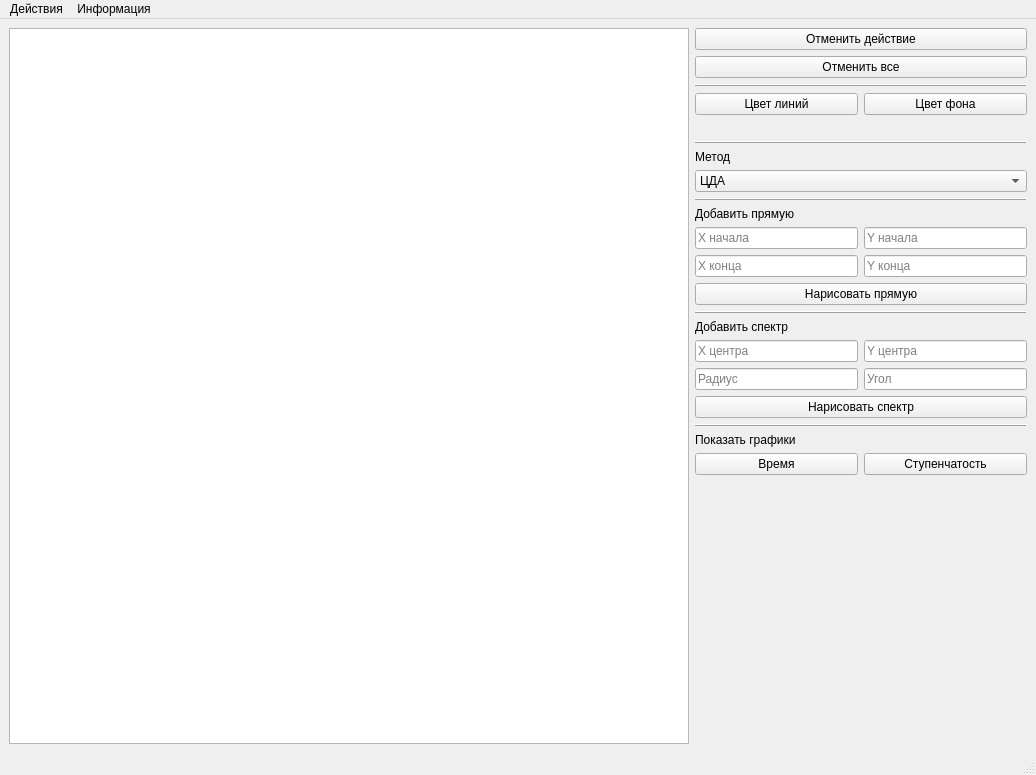
<?xml version="1.0" encoding="UTF-8"?>
<ui version="4.0">
 <class>MainWindow</class>
 <widget class="QMainWindow" name="MainWindow">
  <property name="geometry">
   <rect>
    <x>0</x>
    <y>0</y>
    <width>1036</width>
    <height>775</height>
   </rect>
  </property>
  <property name="minimumSize">
   <size>
    <width>1036</width>
    <height>775</height>
   </size>
  </property>
  <property name="windowTitle">
   <string>КГ Лабораторная работа №3</string>
  </property>
  <property name="autoFillBackground">
   <bool>false</bool>
  </property>
  <widget class="QWidget" name="centralwidget">
   <layout class="QHBoxLayout" name="horizontalLayout_7">
    <item>
     <widget class="QGraphicsView" name="canvas">
      <property name="sizePolicy">
       <sizepolicy hsizetype="Expanding" vsizetype="Expanding">
        <horstretch>0</horstretch>
        <verstretch>0</verstretch>
       </sizepolicy>
      </property>
      <property name="cursor" stdset="0">
       <cursorShape>CrossCursor</cursorShape>
      </property>
      <property name="verticalScrollBarPolicy">
       <enum>Qt::ScrollBarAlwaysOff</enum>
      </property>
      <property name="horizontalScrollBarPolicy">
       <enum>Qt::ScrollBarAlwaysOff</enum>
      </property>
     </widget>
    </item>
    <item>
     <layout class="QVBoxLayout" name="verticalLayout_3">
      <item>
       <widget class="QPushButton" name="cancelButton">
        <property name="sizePolicy">
         <sizepolicy hsizetype="Minimum" vsizetype="Fixed">
          <horstretch>0</horstretch>
          <verstretch>0</verstretch>
         </sizepolicy>
        </property>
        <property name="minimumSize">
         <size>
          <width>332</width>
          <height>0</height>
         </size>
        </property>
        <property name="maximumSize">
         <size>
          <width>200</width>
          <height>16777215</height>
         </size>
        </property>
        <property name="text">
         <string>Отменить действие</string>
        </property>
       </widget>
      </item>
      <item>
       <widget class="QPushButton" name="clearButton">
        <property name="maximumSize">
         <size>
          <width>1600043</width>
          <height>16777215</height>
         </size>
        </property>
        <property name="text">
         <string>Отменить все</string>
        </property>
       </widget>
      </item>
      <item>
       <widget class="Line" name="line_5">
        <property name="frameShadow">
         <enum>QFrame::Raised</enum>
        </property>
        <property name="lineWidth">
         <number>1</number>
        </property>
        <property name="orientation">
         <enum>Qt::Horizontal</enum>
        </property>
       </widget>
      </item>
      <item>
       <layout class="QHBoxLayout" name="horizontalLayout_6">
        <item>
         <layout class="QVBoxLayout" name="verticalLayout">
          <item>
           <widget class="QPushButton" name="lineColorButton">
            <property name="text">
             <string>Цвет линий</string>
            </property>
           </widget>
          </item>
          <item>
           <widget class="QLabel" name="lineColorBox">
            <property name="text">
             <string/>
            </property>
           </widget>
          </item>
         </layout>
        </item>
        <item>
         <layout class="QVBoxLayout" name="verticalLayout_2">
          <item>
           <widget class="QPushButton" name="bgColorButton">
            <property name="text">
             <string>Цвет фона</string>
            </property>
           </widget>
          </item>
          <item>
           <widget class="QLabel" name="bgColorBox">
            <property name="text">
             <string/>
            </property>
           </widget>
          </item>
         </layout>
        </item>
       </layout>
      </item>
      <item>
       <widget class="Line" name="line_3">
        <property name="frameShadow">
         <enum>QFrame::Raised</enum>
        </property>
        <property name="orientation">
         <enum>Qt::Horizontal</enum>
        </property>
       </widget>
      </item>
      <item>
       <widget class="QLabel" name="label_4">
        <property name="text">
         <string>Метод</string>
        </property>
       </widget>
      </item>
      <item>
       <widget class="QComboBox" name="methodBox">
        <item>
         <property name="text">
          <string>ЦДА</string>
         </property>
        </item>
        <item>
         <property name="text">
          <string>Брезенхем (целые)</string>
         </property>
        </item>
        <item>
         <property name="text">
          <string>Брезенхем (вещественные)</string>
         </property>
        </item>
        <item>
         <property name="text">
          <string>Брезенхем (сглаживание)</string>
         </property>
        </item>
        <item>
         <property name="text">
          <string>Ву</string>
         </property>
        </item>
       </widget>
      </item>
      <item>
       <widget class="Line" name="line">
        <property name="frameShadow">
         <enum>QFrame::Raised</enum>
        </property>
        <property name="lineWidth">
         <number>1</number>
        </property>
        <property name="orientation">
         <enum>Qt::Horizontal</enum>
        </property>
       </widget>
      </item>
      <item>
       <widget class="QLabel" name="label">
        <property name="text">
         <string>Добавить прямую</string>
        </property>
       </widget>
      </item>
      <item>
       <layout class="QHBoxLayout" name="horizontalLayout">
        <item>
         <widget class="QLineEdit" name="lineXStartInput">
          <property name="sizePolicy">
           <sizepolicy hsizetype="Minimum" vsizetype="Fixed">
            <horstretch>0</horstretch>
            <verstretch>0</verstretch>
           </sizepolicy>
          </property>
          <property name="minimumSize">
           <size>
            <width>0</width>
            <height>0</height>
           </size>
          </property>
          <property name="maximumSize">
           <size>
            <width>454636</width>
            <height>16777215</height>
           </size>
          </property>
          <property name="text">
           <string/>
          </property>
          <property name="placeholderText">
           <string>X начала</string>
          </property>
         </widget>
        </item>
        <item>
         <widget class="QLineEdit" name="lineYStartInput">
          <property name="sizePolicy">
           <sizepolicy hsizetype="Minimum" vsizetype="Fixed">
            <horstretch>0</horstretch>
            <verstretch>0</verstretch>
           </sizepolicy>
          </property>
          <property name="minimumSize">
           <size>
            <width>0</width>
            <height>0</height>
           </size>
          </property>
          <property name="maximumSize">
           <size>
            <width>454636</width>
            <height>16777215</height>
           </size>
          </property>
          <property name="placeholderText">
           <string>Y начала</string>
          </property>
         </widget>
        </item>
       </layout>
      </item>
      <item>
       <layout class="QHBoxLayout" name="horizontalLayout_2">
        <item>
         <widget class="QLineEdit" name="lineXEndInput">
          <property name="sizePolicy">
           <sizepolicy hsizetype="Minimum" vsizetype="Fixed">
            <horstretch>0</horstretch>
            <verstretch>0</verstretch>
           </sizepolicy>
          </property>
          <property name="minimumSize">
           <size>
            <width>0</width>
            <height>0</height>
           </size>
          </property>
          <property name="maximumSize">
           <size>
            <width>454636</width>
            <height>16777215</height>
           </size>
          </property>
          <property name="text">
           <string/>
          </property>
          <property name="placeholderText">
           <string>X конца</string>
          </property>
         </widget>
        </item>
        <item>
         <widget class="QLineEdit" name="lineYEndInput">
          <property name="sizePolicy">
           <sizepolicy hsizetype="Minimum" vsizetype="Fixed">
            <horstretch>0</horstretch>
            <verstretch>0</verstretch>
           </sizepolicy>
          </property>
          <property name="minimumSize">
           <size>
            <width>0</width>
            <height>0</height>
           </size>
          </property>
          <property name="maximumSize">
           <size>
            <width>454636</width>
            <height>16777215</height>
           </size>
          </property>
          <property name="text">
           <string/>
          </property>
          <property name="placeholderText">
           <string>Y конца</string>
          </property>
         </widget>
        </item>
       </layout>
      </item>
      <item>
       <widget class="QPushButton" name="addLineButton">
        <property name="maximumSize">
         <size>
          <width>1600043</width>
          <height>16777215</height>
         </size>
        </property>
        <property name="text">
         <string>Нарисовать прямую</string>
        </property>
       </widget>
      </item>
      <item>
       <widget class="Line" name="line_2">
        <property name="frameShadow">
         <enum>QFrame::Raised</enum>
        </property>
        <property name="orientation">
         <enum>Qt::Horizontal</enum>
        </property>
       </widget>
      </item>
      <item>
       <widget class="QLabel" name="label_2">
        <property name="text">
         <string>Добавить спектр</string>
        </property>
       </widget>
      </item>
      <item>
       <layout class="QHBoxLayout" name="horizontalLayout_3">
        <item>
         <widget class="QLineEdit" name="spectreXCentreInput">
          <property name="sizePolicy">
           <sizepolicy hsizetype="Minimum" vsizetype="Fixed">
            <horstretch>0</horstretch>
            <verstretch>0</verstretch>
           </sizepolicy>
          </property>
          <property name="minimumSize">
           <size>
            <width>0</width>
            <height>0</height>
           </size>
          </property>
          <property name="maximumSize">
           <size>
            <width>454636</width>
            <height>16777215</height>
           </size>
          </property>
          <property name="text">
           <string/>
          </property>
          <property name="placeholderText">
           <string>X центра</string>
          </property>
         </widget>
        </item>
        <item>
         <widget class="QLineEdit" name="spectreYCentreInput">
          <property name="sizePolicy">
           <sizepolicy hsizetype="Minimum" vsizetype="Fixed">
            <horstretch>0</horstretch>
            <verstretch>0</verstretch>
           </sizepolicy>
          </property>
          <property name="minimumSize">
           <size>
            <width>0</width>
            <height>0</height>
           </size>
          </property>
          <property name="maximumSize">
           <size>
            <width>454636</width>
            <height>16777215</height>
           </size>
          </property>
          <property name="text">
           <string/>
          </property>
          <property name="placeholderText">
           <string>Y центра</string>
          </property>
         </widget>
        </item>
       </layout>
      </item>
      <item>
       <layout class="QHBoxLayout" name="horizontalLayout_4">
        <item>
         <widget class="QLineEdit" name="spectreRadiusInput">
          <property name="sizePolicy">
           <sizepolicy hsizetype="Minimum" vsizetype="Fixed">
            <horstretch>0</horstretch>
            <verstretch>0</verstretch>
           </sizepolicy>
          </property>
          <property name="minimumSize">
           <size>
            <width>0</width>
            <height>0</height>
           </size>
          </property>
          <property name="maximumSize">
           <size>
            <width>454636</width>
            <height>16777215</height>
           </size>
          </property>
          <property name="text">
           <string/>
          </property>
          <property name="placeholderText">
           <string>Радиус</string>
          </property>
         </widget>
        </item>
        <item>
         <widget class="QLineEdit" name="spectreAngleInput">
          <property name="sizePolicy">
           <sizepolicy hsizetype="Minimum" vsizetype="Fixed">
            <horstretch>0</horstretch>
            <verstretch>0</verstretch>
           </sizepolicy>
          </property>
          <property name="minimumSize">
           <size>
            <width>0</width>
            <height>0</height>
           </size>
          </property>
          <property name="maximumSize">
           <size>
            <width>454636</width>
            <height>16777215</height>
           </size>
          </property>
          <property name="text">
           <string/>
          </property>
          <property name="placeholderText">
           <string>Угол</string>
          </property>
         </widget>
        </item>
       </layout>
      </item>
      <item>
       <widget class="QPushButton" name="addSpectreButton">
        <property name="text">
         <string>Нарисовать спектр</string>
        </property>
       </widget>
      </item>
      <item>
       <widget class="Line" name="line_4">
        <property name="frameShadow">
         <enum>QFrame::Raised</enum>
        </property>
        <property name="orientation">
         <enum>Qt::Horizontal</enum>
        </property>
       </widget>
      </item>
      <item>
       <widget class="QLabel" name="label_3">
        <property name="text">
         <string>Показать графики</string>
        </property>
       </widget>
      </item>
      <item>
       <layout class="QHBoxLayout" name="horizontalLayout_5">
        <item>
         <widget class="QPushButton" name="showTimeButton">
          <property name="text">
           <string>Время</string>
          </property>
         </widget>
        </item>
        <item>
         <widget class="QPushButton" name="showStepsButton">
          <property name="text">
           <string>Ступенчатость</string>
          </property>
         </widget>
        </item>
       </layout>
      </item>
      <item>
       <spacer name="verticalSpacer">
        <property name="orientation">
         <enum>Qt::Vertical</enum>
        </property>
        <property name="sizeHint" stdset="0">
         <size>
          <width>20</width>
          <height>40</height>
         </size>
        </property>
       </spacer>
      </item>
     </layout>
    </item>
   </layout>
  </widget>
  <widget class="QMenuBar" name="menubar">
   <property name="geometry">
    <rect>
     <x>0</x>
     <y>0</y>
     <width>1036</width>
     <height>29</height>
    </rect>
   </property>
   <widget class="QMenu" name="menu">
    <property name="title">
     <string>Действия</string>
    </property>
    <widget class="QMenu" name="menu_3">
     <property name="title">
      <string>Расширенные</string>
     </property>
     <widget class="QMenu" name="menu_4">
      <property name="title">
       <string>Дополнительные</string>
      </property>
      <widget class="QMenu" name="menu_5">
       <property name="title">
        <string>Параметры</string>
       </property>
       <widget class="QMenu" name="menu_6">
        <property name="title">
         <string>Профессиональные</string>
        </property>
        <widget class="QMenu" name="menu_7">
         <property name="title">
          <string>Возможности</string>
         </property>
         <widget class="QMenu" name="menu1">
          <property name="title">
           <string>1</string>
          </property>
          <widget class="QMenu" name="menu2">
           <property name="title">
            <string>2</string>
           </property>
           <addaction name="action_6"/>
          </widget>
          <addaction name="menu2"/>
         </widget>
         <addaction name="menu1"/>
        </widget>
        <addaction name="menu_7"/>
       </widget>
       <addaction name="menu_6"/>
      </widget>
      <addaction name="menu_5"/>
     </widget>
     <addaction name="menu_4"/>
    </widget>
    <addaction name="menu_3"/>
    <addaction name="separator"/>
    <addaction name="exitAction"/>
   </widget>
   <widget class="QMenu" name="menu_2">
    <property name="title">
     <string>Информация</string>
    </property>
    <addaction name="programInfoAction"/>
    <addaction name="authorInfoAction"/>
   </widget>
   <addaction name="menu"/>
   <addaction name="menu_2"/>
  </widget>
  <widget class="QStatusBar" name="statusbar">
   <property name="sizeGripEnabled">
    <bool>true</bool>
   </property>
  </widget>
  <action name="exitAction">
   <property name="text">
    <string>Выход</string>
   </property>
  </action>
  <action name="programInfoAction">
   <property name="text">
    <string>О программе</string>
   </property>
  </action>
  <action name="authorInfoAction">
   <property name="text">
    <string>Об авторе</string>
   </property>
  </action>
  <action name="action_6">
   <property name="text">
    <string>мрлиыаорм</string>
   </property>
  </action>
 </widget>
 <resources/>
 <connections/>
</ui>
